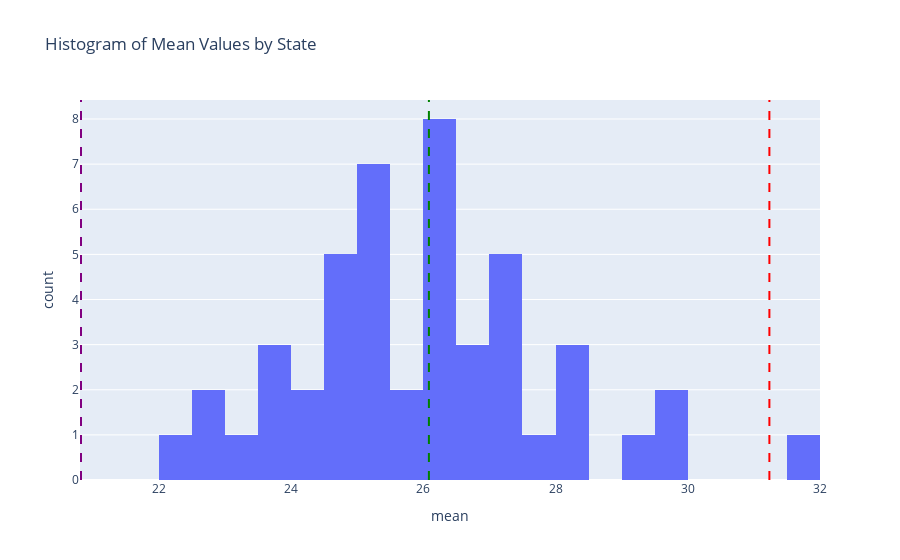

Here is the notebook cell this chart was saved with:
### Code cell
### mean and percents away
fig = px.histogram(state_distro, x='mean', nbins = 20, title='Histogram of Mean Values by State')
# Calculate statistics
mean_value = state_distro['mean'].mean()
# median_value = state_distro['mean'].median()
plus_val = mean_value * 1.2
minus_val = mean_value * .8

pct_data_in_range = len(state_distro[(state_distro['mean'] >= minus_val) & (state_distro['mean'] <= plus_val) ]) / len(state_distro)

fig.add_vline(x=median_value, line=dict(color='green', dash='dash'), name='Mean')
fig.add_vline(x=plus_val, line=dict(color='red', dash='dash'), name='25th Percentile')
fig.add_vline(x=minus_val, line=dict(color='purple', dash='dash'), name='75th Percentile')

# Add annotations for clarity
fig.add_annotation(x=mean_value, y=0, text="Mean", showarrow=True, arrowhead=1, ax=0, ay=-40)
fig.add_annotation(x=median_value, y=0, text="Mean", showarrow=True, arrowhead=1, ax=0, ay=-40)
fig.add_annotation(x=plus_val, y=0, text="plus value", showarrow=True, arrowhead=1, ax=0, ay=-40)
fig.add_annotation(x=minus_val, y=0, text="minus value", showarrow=True, arrowhead=1, ax=0, ay=-40)

fig.show()

### Figure 1 — Plotly figure (JSON) as saved in the notebook; plotly's stock layout.template omitted (floating-point values rounded to 4 significant figures)
{"data": [{"alignmentgroup": "True", "bingroup": "x", "hovertemplate": "mean=%{x}<br>count=%{y}<extra></extra>", "legendgroup": "", "marker": {"color": "#636efa", "pattern": {"shape": ""}}, "name": "", "nbinsx": 20, "offsetgroup": "", "orientation": "v", "showlegend": false, "type": "histogram", "x": [31.99, 29.99, 29.81, 29.05, 28.36, 28.27, 28.22, 27.75, 27.32, 27.3, 27.12, 27.08, 27.07, 26.99, 26.86, 26.85, 26.47, 26.42, 26.39, 26.39, 26.22, 26.17, 26.1, 26.08, 25.92, 25.72, 25.49, 25.32, 25.23, 25.19, 25.13, 25.09, 25.06, 24.92, 24.88, 24.74, 24.67, 24.54, 24.39, 24.11, 23.86, 23.81, 23.65, 23.33, 22.99, 22.67, 22.39], "xaxis": "x", "yaxis": "y"}], "layout": {"barmode": "relative", "legend": {"tracegroupgap": 0}, "shapes": [{"line": {"color": "green", "dash": "dash"}, "name": "Mean", "type": "line", "x0": 26.08, "x1": 26.08, "xref": "x", "y0": 0, "y1": 1, "yref": "y domain"}, {"line": {"color": "red", "dash": "dash"}, "name": "25th Percentile", "type": "line", "x0": 31.23, "x1": 31.23, "xref": "x", "y0": 0, "y1": 1, "yref": "y domain"}, {"line": {"color": "purple", "dash": "dash"}, "name": "75th Percentile", "type": "line", "x0": 20.82, "x1": 20.82, "xref": "x", "y0": 0, "y1": 1, "yref": "y domain"}], "title": {"text": "Histogram of Mean Values by State"}, "xaxis": {"anchor": "y", "domain": [0, 1], "title": {"text": "mean"}}, "yaxis": {"anchor": "x", "domain": [0, 1], "title": {"text": "count"}}}}
